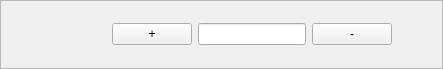
<?xml version="1.0" encoding="UTF-8"?>
<ui version="4.0">
 <class>checkout_frame</class>
 <widget class="QFrame" name="checkout_frame">
  <property name="geometry">
   <rect>
    <x>0</x>
    <y>0</y>
    <width>443</width>
    <height>69</height>
   </rect>
  </property>
  <property name="windowTitle">
   <string>Frame</string>
  </property>
  <property name="frameShape">
   <enum>QFrame::StyledPanel</enum>
  </property>
  <property name="frameShadow">
   <enum>QFrame::Raised</enum>
  </property>
  <layout class="QVBoxLayout" name="verticalLayout_2">
   <item>
    <layout class="QHBoxLayout" name="horizontalLayout">
     <item>
      <widget class="QLabel" name="no_label">
       <property name="text">
        <string/>
       </property>
      </widget>
     </item>
     <item>
      <widget class="QLabel" name="name_label">
       <property name="text">
        <string/>
       </property>
      </widget>
     </item>
     <item>
      <widget class="QLabel" name="price_label">
       <property name="text">
        <string/>
       </property>
      </widget>
     </item>
     <item alignment="Qt::AlignHCenter">
      <widget class="QWidget" name="quantity_widget" native="true">
       <property name="sizePolicy">
        <sizepolicy hsizetype="Fixed" vsizetype="Preferred">
         <horstretch>0</horstretch>
         <verstretch>0</verstretch>
        </sizepolicy>
       </property>
       <property name="maximumSize">
        <size>
         <width>314</width>
         <height>16777215</height>
        </size>
       </property>
       <layout class="QVBoxLayout" name="verticalLayout">
        <property name="sizeConstraint">
         <enum>QLayout::SetFixedSize</enum>
        </property>
        <item>
         <layout class="QHBoxLayout" name="horizontalLayout_2">
          <property name="sizeConstraint">
           <enum>QLayout::SetFixedSize</enum>
          </property>
          <item alignment="Qt::AlignLeft">
           <widget class="QPushButton" name="add_qty_btn">
            <property name="sizePolicy">
             <sizepolicy hsizetype="Fixed" vsizetype="Fixed">
              <horstretch>0</horstretch>
              <verstretch>0</verstretch>
             </sizepolicy>
            </property>
            <property name="maximumSize">
             <size>
              <width>85</width>
              <height>27</height>
             </size>
            </property>
            <property name="text">
             <string>+</string>
            </property>
           </widget>
          </item>
          <item>
           <widget class="QLineEdit" name="qty_line_edit">
            <property name="readOnly">
             <bool>true</bool>
            </property>
           </widget>
          </item>
          <item alignment="Qt::AlignRight">
           <widget class="QPushButton" name="sub_qty_btn">
            <property name="text">
             <string>-</string>
            </property>
           </widget>
          </item>
         </layout>
        </item>
       </layout>
      </widget>
     </item>
     <item>
      <widget class="QLabel" name="subtotal_label">
       <property name="text">
        <string/>
       </property>
      </widget>
     </item>
    </layout>
   </item>
  </layout>
 </widget>
 <resources/>
 <connections/>
</ui>
